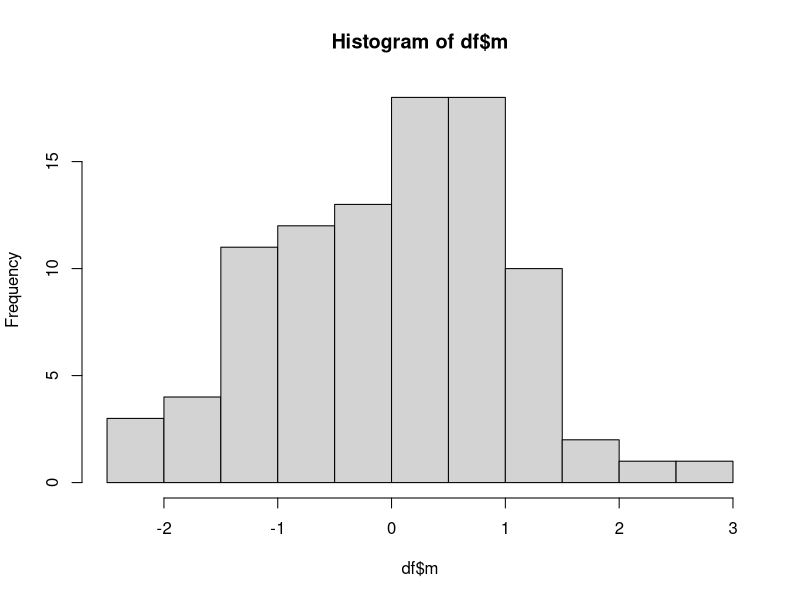
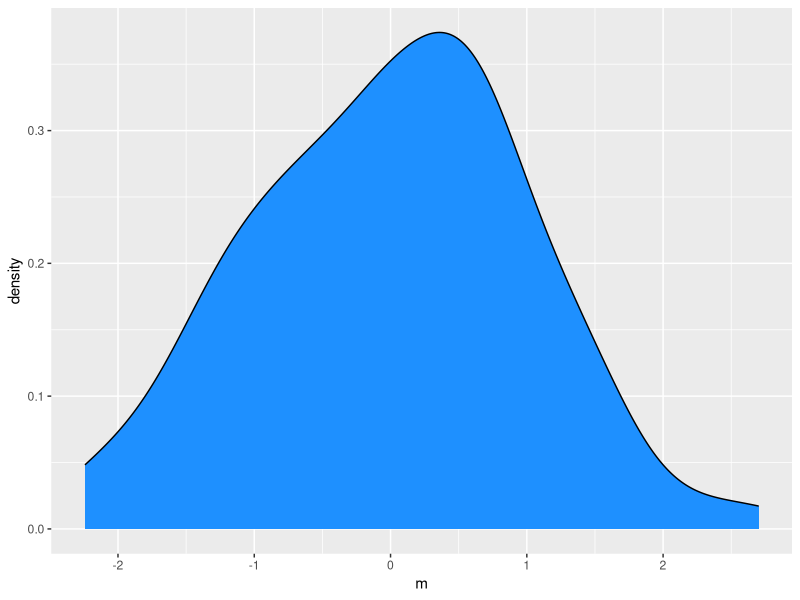
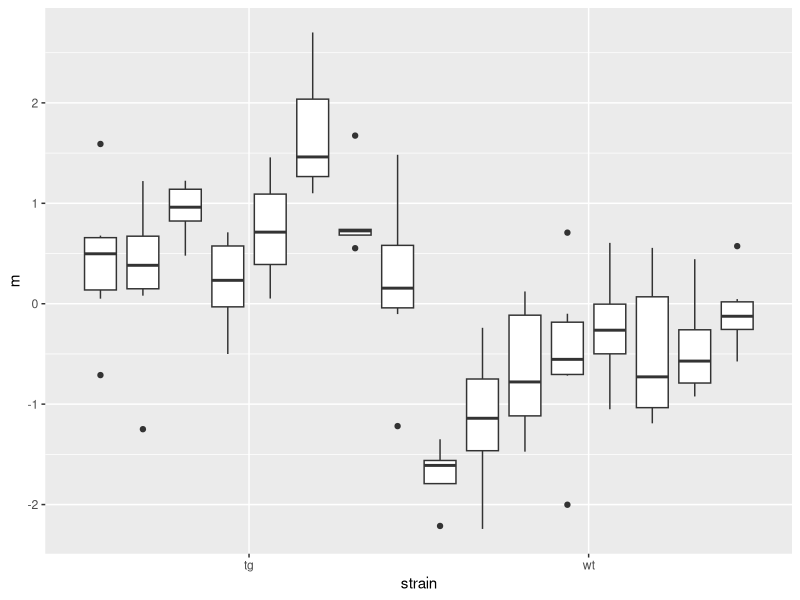
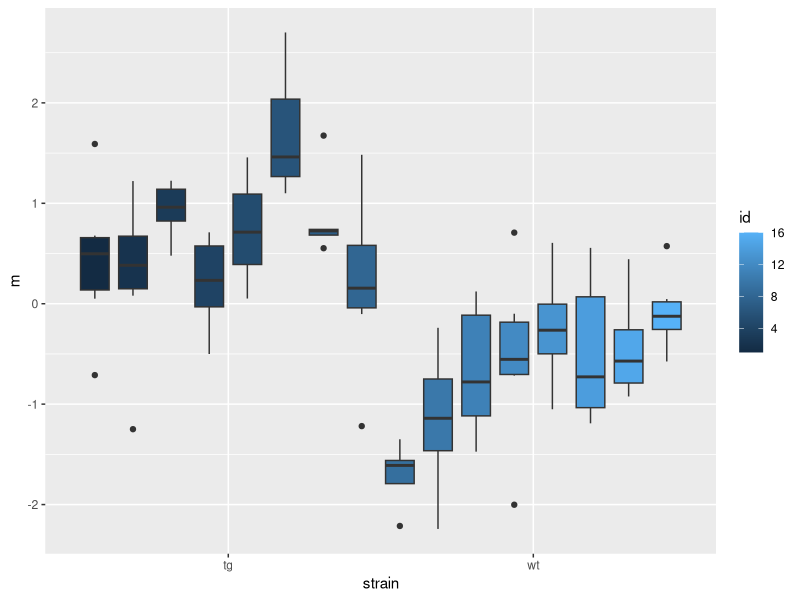
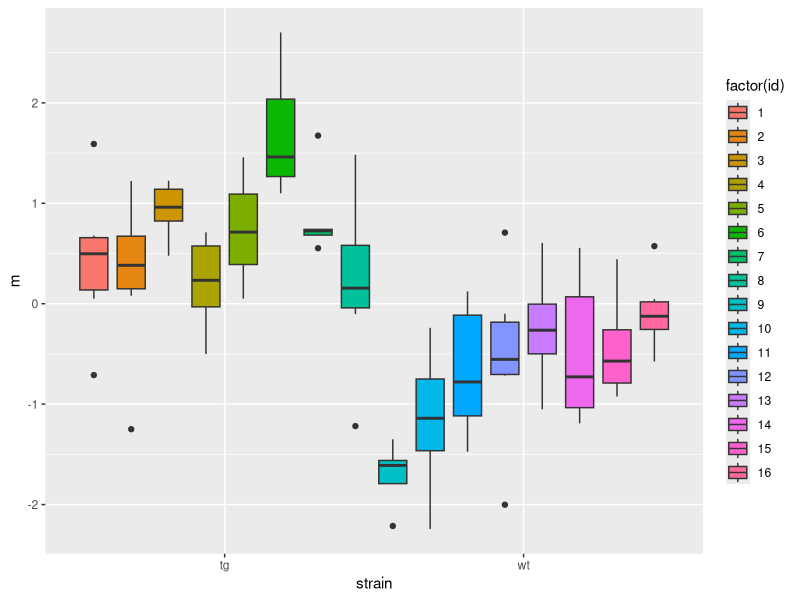
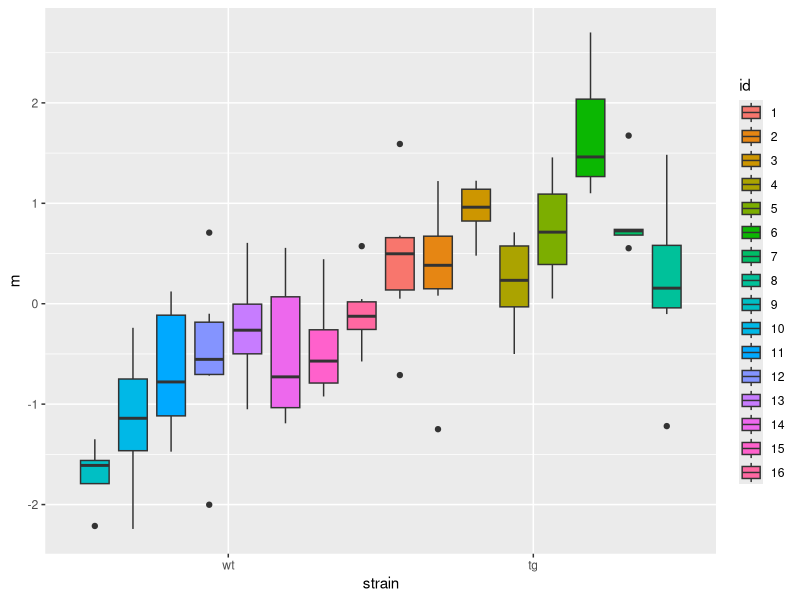
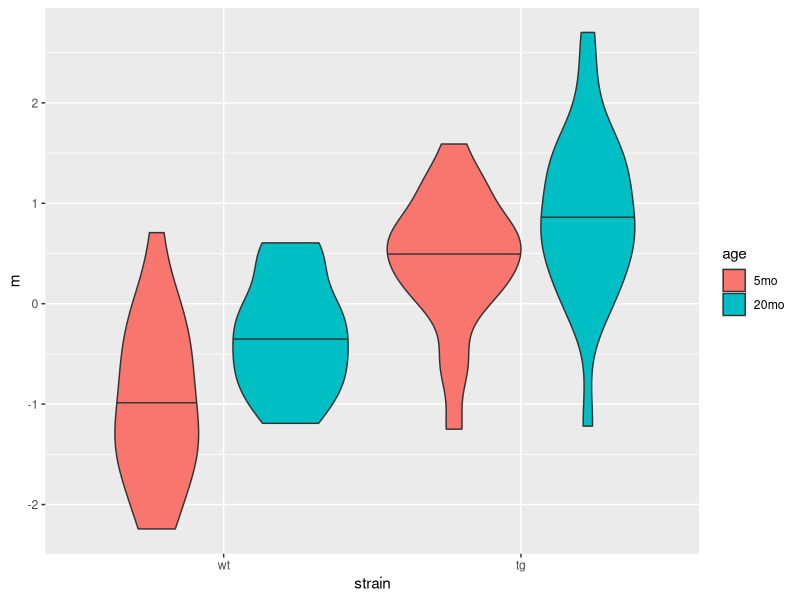
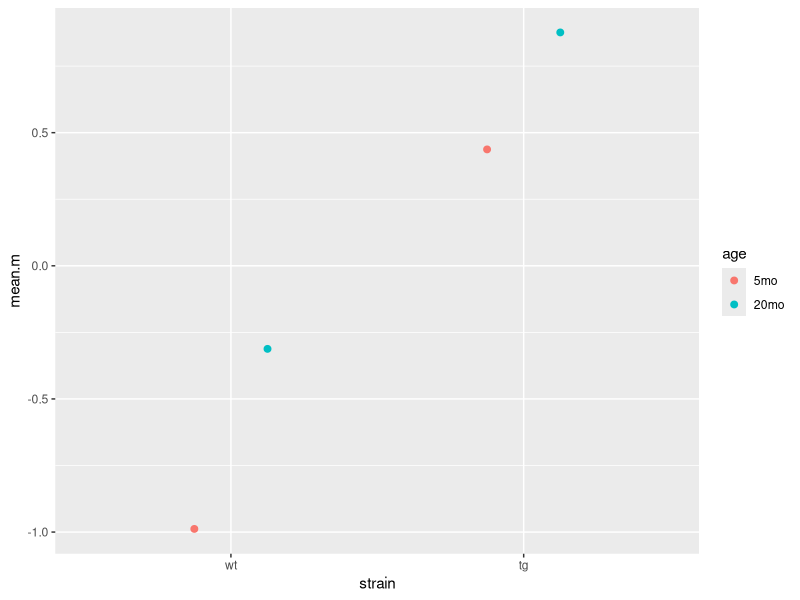

Generate these figures, in order, with R:
## ---- chunk 1
knitr::opts_chunk$set(echo = TRUE, warning = T, message = T)
## ---- chunk 2
library(dplyr)
library(ggplot2)
## ---- chunk 3
df <- read.csv("midichlorians.csv")
df$age <- factor(df$age, labels = c("5mo", "20mo")) # make t a factor with sensible labels

## ---- chunk 4
head(df)

## ---- chunk 5
xtabs(~strain + age, df)
table(df$strain)
## ---- chunk 6
hist(df$m)
## ---- chunk 7
ggplot(df, aes(x = m)) +
  geom_density(fill = "dodgerblue")
## ---- chunk 8
p <- ggplot(data = df, aes(x = strain, y = m, group = id))
## ---- chunk 9
p + geom_boxplot(position = position_dodge(width = 1))

## ---- chunk 10
p + geom_boxplot(position = position_dodge(width = 1), aes(fill = id))

## ---- chunk 11
p + geom_boxplot(position = position_dodge(width = 1), aes(fill = factor(id)))

## ---- chunk 12
df$id <- factor(df$id)
df$strain <- factor(df$strain, levels = c("wt", "tg"))

ggplot(data = df, aes(x = strain, y = m, group = id, fill = id)) +
     geom_boxplot(position = position_dodge(width = 1))


## ---- chunk 13
ggplot(df, aes(x = strain, y = m, fill = age)) +
  geom_violin(draw_quantiles = c(0.5))

## ---- chunk 14
df0 <- group_by(df, strain, age) %>%
  summarise(mean.m = mean(m), se.m = sd(m)/sqrt(sum(!is.na(m))))
df0
## ---- chunk 15
p <- ggplot(df0, aes(x = strain, y = mean.m, colour = age)) +
  geom_point(size = 2, position = position_dodge(width = 0.5))
p

p <- p + geom_errorbar(aes(min = mean.m - 1.96*se.m, max = mean.m + 1.96*se.m),
                  position = position_dodge(width = 0.5), width = 0.25)
p
## ---- chunk 16
p + scale_colour_manual(values = c("dodgerblue4", "firebrick"),
                        name = element_blank(),
                        labels = c("5 months old", "20 months old")) +
  theme(panel.grid.major = element_blank(),
        panel.grid.minor = element_blank(),
        panel.background = element_blank(),
        axis.line = element_line(colour = "black")) +
  labs(y = "Midichlorians (z)", x = "Strain")


